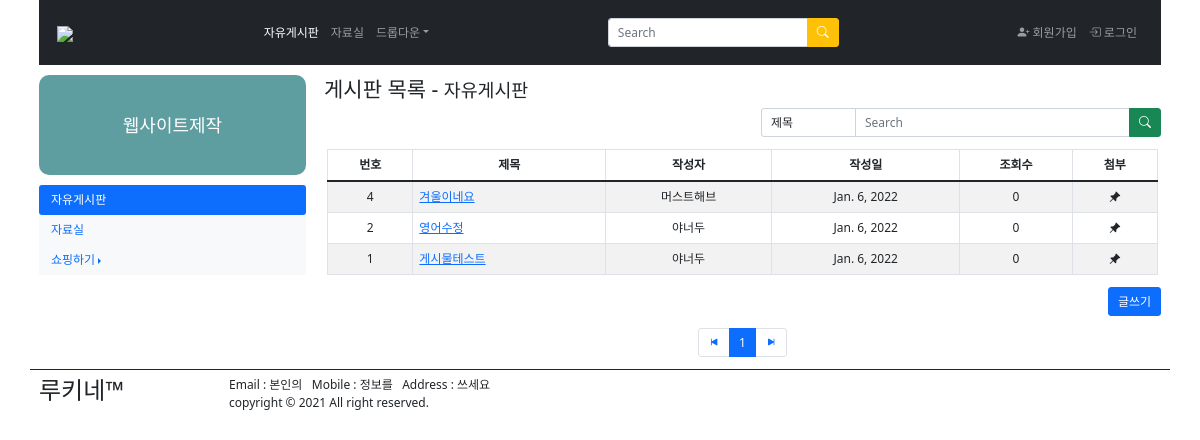
The page /boardApps/ on the database as committed earlier.
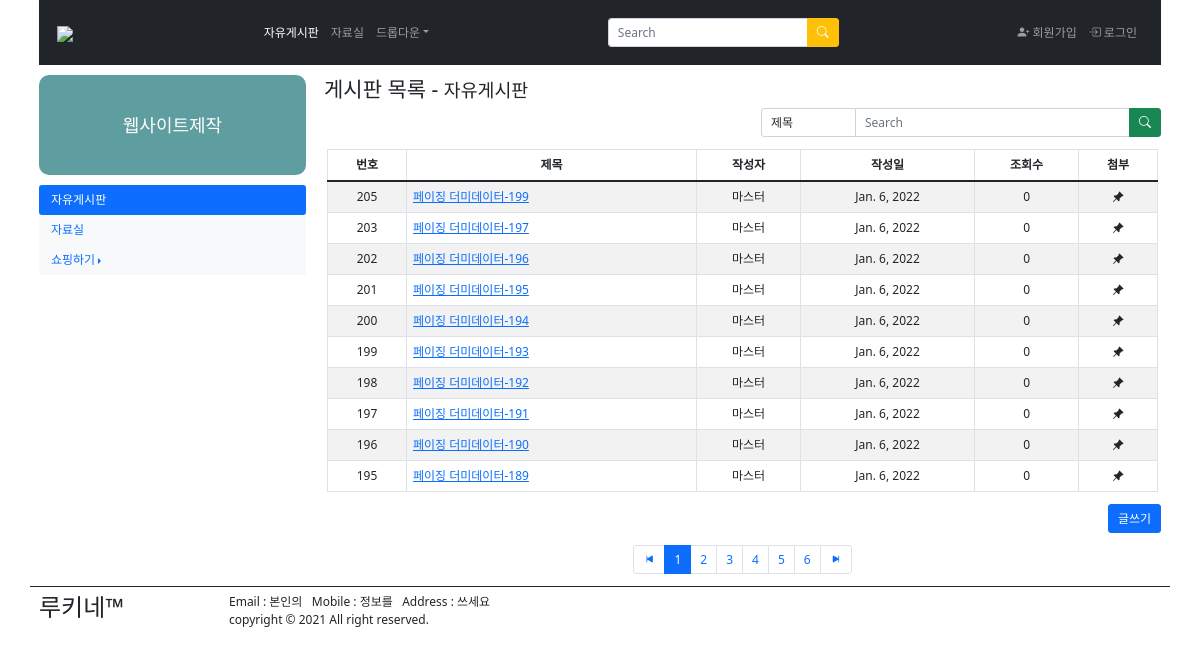
The same page on the database as committed later.
### boardApps/models.py (models this page shows, shortened)
class Post(models.Model):
    user_name = models.CharField(max_length=5)
    viewCount = models.CharField(default=0, max_length=5)
    postdate =models.DateField(blank=True, null=True)
    titles = models.CharField(max_length=50)
    contents = models.TextField()
    mainphoto = models.ImageField(blank=True, null=True)

### boardApps/views.py (the view)
# urls.py: path('', views.list, name="list"),
def list(request):
    page = request.GET.get('page','1')
    postlist = Post.objects.all().order_by('-id')
    paginator = Paginator(postlist, 10)
    postlist = paginator.get_page(page)
    return render(request, 'boardApps/list.html', {'postlist':postlist})

### boardApps/templates/boardApps/list.html (shortened to what this page needs)
<!DOCTYPE html>
<html lang="en">
<head>
    <link href="https://cdn.jsdelivr.net/npm/bootstrap@5.1.2/dist/css/bootstrap.min.css" rel="stylesheet">
    <link rel="stylesheet" href="https://cdn.jsdelivr.net/npm/bootstrap-icons@1.7.1/font/bootstrap-icons.css">
</head>
<body>
<div class="container">
	<div class="row">
        <div class="col-12">
            <nav class="navbar navbar-expand-sm bg-dark navbar-dark">
                <div class="container-fluid">
                    <a class="navbar-brand" href="#">
                        <img src="https://www.ikosmo.co.kr/images/common/logo_center_v2.jpg" style="width: 120px;">
                    </a>
                    <ul class="navbar-nav">
                        <li class="nav-item">
                            <a class="nav-link active" href="/boardApps/">자유게시판</a>
                        </li>
                        <li class="nav-item">
                            <a class="nav-link" href="#">자료실</a>
                        </li>
                        <li class="nav-item dropdown">
                            <a class="nav-link dropdown-toggle" data-bs-toggle="dropdown" href="#">드롭다운</a>
                        </li>
                    </ul>
                    <form class="mt-3" method="get" action="">
                    <div class="input-group mb-3">
                        <input type="text" class="form-control" placeholder="Search" style="width: 200px;">
                        <button class="btn btn-warning" type="submit">
                            <i class="bi-search" style="font-size: 1rem; color: white;"></i>
                        </button>
                    </div>
                    </form>
                    <ul class="navbar-nav">
                        <li class="nav-item">
                            <a class="nav-link" href="#">
                                <i class="bi-person-plus-fill" style="font-size: 1rem;"></i>
                                회원가입
                            </a>
                        </li>
                        <li class="nav-item">
                            <a class="nav-link" href="#">
                                <i class="bi-box-arrow-in-right" style="font-size: 1rem;"></i>
                                로그인
                            </a>
                        </li>
                    </ul>
                </div>
            </nav>
        </div>
    </div>
    <div class="row">
<div class="col-3">
          <div style="height: 100px;line-height: 100px;text-align: center;background-color: cadetblue;
        border-radius: 10px;margin: 10px 0;font-size: 1.5em;color: #ffffff;">
        웹사이트제작
    </div>
    <ul class="nav nav-pills flex-column">
        <li class="nav-item">
            <a class="nav-link active" href="/boardApps/">자유게시판</a>
        </li>
        <li class="nav-item bg-light">
            <a class="nav-link" href="#">자료실</a>
        </li>
        <li class="nav-item bg-light dropdown dropend">
            <a class="nav-link dropdown-toggle" data-bs-toggle="dropdown" href="#">쇼핑하기</a>
        </li>
    </ul>
</div>
        <div class="col-9 pt-3">
            <h3>게시판 목록 - <small>자유게시판</small></h3>
            <div class="row">
                <form action="">
                    <div class="input-group ms-auto" style="width: 400px;">
                        <select name="" class="form-control">
                            <option value="">제목</option>
                        </select>
                        <input type="text" class="form-control" placeholder="Search" style="width: 200px;">
                        <button class="btn btn-success" type="submit">
                            <i class="bi-search" style="font-size: 1rem; color: white;"></i>
                        </button>
                    </div>
                </form>
            </div>
            <div class="row mt-3 mx-1">
                <table class="table table-bordered table-hover table-striped">
                <thead>
                    <tr class="text-center">
                        <th>번호</th>
                        <th>제목</th>
                        <th>작성자</th>
                        <th>작성일</th>
                        <th>조회수</th>
                        <th>첨부</th>
                    </tr>
                </thead>
                <tbody>
                {% for list in postlist %}
                    <tr class="text-center">
                        <td>{{list.id}}</td>
                        <td class="text-start"><a href="/boardApps/view/{{list.pk}}">{{list.titles}}</a></td>
                        <td>{{list.user_name}}</td>
                        <td>{{list.postdate}}</td>
                        <td>{{list.viewCount}}</td>
                        <td><i class="bi-pin-angle-fill" style="font-size: 1rem;"></i></td>
                    </tr>
                {%endfor%}
                </tbody>
                </table>
            </div>
            <div class="row">
                <div class="col d-flex justify-content-end">
                    <button type="button" class="btn btn-primary" onclick="location.href='/boardApps/write/';">글쓰기</button>
                </div>
            </div>
            <div class="row mt-3">
                <div class="col">
                    <ul class="pagination justify-content-center">
                        {% if postlist.has_previous %}
                        <!-- <li class="page-item"><a class="page-link" href="#">
                            <i class='bi bi-skip-backward-fill'></i></a></li> -->
                        <li class="page-item"><a class="page-link" href="?page={{ postlist.previous_page_number }}">
                            <i class='bi bi-skip-start-fill'></i></a></li>
                        {% else %}
                        <li class="page-item"><a class="page-link" href="#">
                            <i class='bi bi-skip-start-fill'></i></a></li>
                        {% endif %}
                        {% for page_number in postlist.paginator.page_range %}
                            {% if page_number >= postlist.number|add:-5 and page_number <= postlist.number|add:5 %}
                                {% if page_number == postlist.number %}
                                <li class="page-item active">
                                    <a class="page-link" href="#">{{ page_number }}</a>
                                </li>
                                {% else %}
                                <li class="page-item">
                                    <a class="page-link" href="?page={{ page_number }}">{{ page_number }}</a>
                                </li>
                                {% endif %}
                            {% endif %}
                        {% endfor %}
                        {% if postlist.has_next %}
                        <li class="page-item">
                            <a class="page-link" href="?page={{ postlist.next_page_number }}">
                                <i class='bi bi-skip-end-fill'></i></a>
                        </li>
                        {% else %}
                        <li class="page-item">
                            <a class="page-link" href="#"><i class='bi bi-skip-end-fill'></i></a>
                        </li>
                        {% endif %}
                    </ul>
                </div>
            </div>
        </div>
    </div>
<div class="row border border-dark border-bottom-0 border-start-0 border-end-0 pt-2">
    <div class="col-2">
          <h2>루키네&trade;</h2>
    </div>
    <div class="col-10">
          Email : 본인의&nbsp;&nbsp;
          Mobile : 정보를&nbsp;&nbsp;
          Address : 쓰세요
          <br>
          copyright &copy; 2021
          All right reserved.
    </div>
</div>
</div>
</body>
</html>

### boardApps/templates/boardApps/list.html (style rules this page uses)
div { border:0px solid blueviolet; }
* { font-size: 12px; }

Rows that differ between the two databases and show on the page:
no longer on this page (row unchanged): Post: id "4", titles "겨울이네요", user_name "머스트해브", postdate "Jan. 6, 2022", viewCount "0"
no longer on this page (row unchanged): Post: id "2", titles "영어수정", user_name "야너두", postdate "Jan. 6, 2022", viewCount "0"
no longer on this page (row unchanged): Post: id "1", titles "게시물테스트", user_name "야너두", postdate "Jan. 6, 2022", viewCount "0"
added Post: id "205", titles "페이징 더미데이터-199", user_name "마스터", postdate "Jan. 6, 2022", viewCount "0"
added Post: id "203", titles "페이징 더미데이터-197", user_name "마스터", postdate "Jan. 6, 2022", viewCount "0"
added Post: id "202", titles "페이징 더미데이터-196", user_name "마스터", postdate "Jan. 6, 2022", viewCount "0"
added Post: id "201", titles "페이징 더미데이터-195", user_name "마스터", postdate "Jan. 6, 2022", viewCount "0"
added Post: id "200", titles "페이징 더미데이터-194", user_name "마스터", postdate "Jan. 6, 2022", viewCount "0"
added Post: id "199", titles "페이징 더미데이터-193", user_name "마스터", postdate "Jan. 6, 2022", viewCount "0"
added Post: id "198", titles "페이징 더미데이터-192", user_name "마스터", postdate "Jan. 6, 2022", viewCount "0"
added Post: id "197", titles "페이징 더미데이터-191", user_name "마스터", postdate "Jan. 6, 2022", viewCount "0"
added Post: id "196", titles "페이징 더미데이터-190", user_name "마스터", postdate "Jan. 6, 2022", viewCount "0"
added Post: id "195", titles "페이징 더미데이터-189", user_name "마스터", postdate "Jan. 6, 2022", viewCount "0"
Other text that changed with them:
new list line: "2"
new list line: "3"
new list line: "4"
new list line: "5"
new list line: "6"
